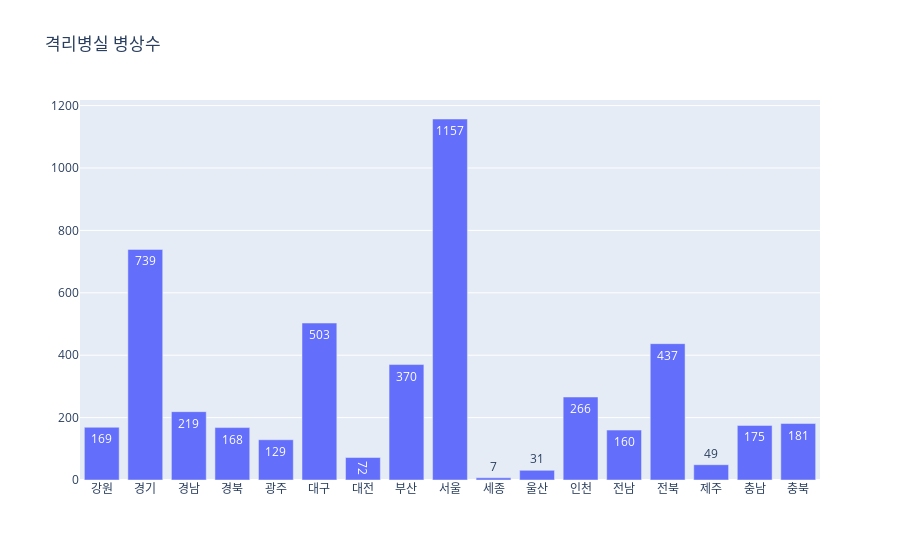
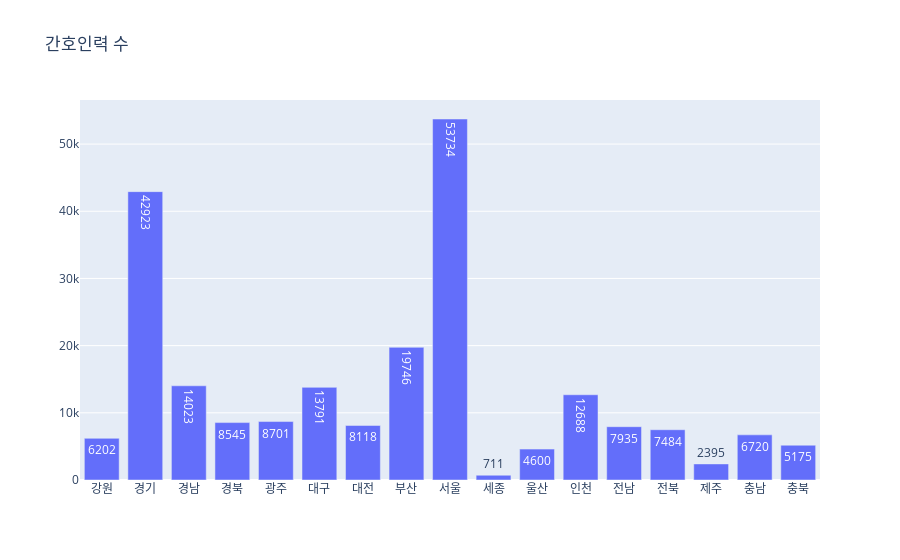
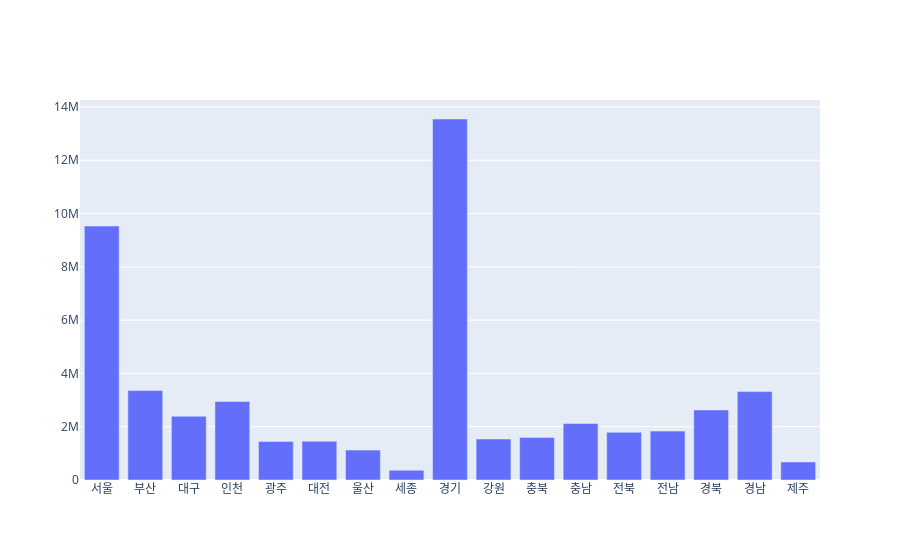

Write notebook code for charts like these, in order.
### Code cell
fig_isolated = go.Figure(data=[
    go.Bar(x=df_isolated.index, y=df_isolated['격리병실 병상수'], name='격리병실 병상수', text=df_isolated['격리병실 병상수'])
])
fig_isolated.update_layout(title_text='격리병실 병상수')

fig_nurse = go.Figure(data=[
    go.Bar(x=df_nurse.index, y=df_nurse['합계'], name='간호인력 수', text=df_nurse['합계'])
])
fig_nurse.update_layout(title_text='간호인력 수')

fig_population = go.Figure(data=[
    go.Bar(x=df_population.index, y=df_population['총인구수'], text=df_)
])

fig_isolated.show()
fig_nurse.show()
fig_population.show()

### Figure 1 — Plotly figure (JSON) as saved in the notebook; plotly's stock layout.template omitted (floating-point values rounded to 4 significant figures)
{"data": [{"name": "격리병실 병상수", "text": [169, 739, 219, 168, 129, 503, 72, 370, 1157, 7, 31, 266, 160, 437, 49, 175, 181], "type": "bar", "x": ["강원", "경기", "경남", "경북", "광주", "대구", "대전", "부산", "서울", "세종", "울산", "인천", "전남", "전북", "제주", "충남", "충북"], "y": [169, 739, 219, 168, 129, 503, 72, 370, 1157, 7, 31, 266, 160, 437, 49, 175, 181]}], "layout": {"title": {"text": "격리병실 병상수"}}}

### Figure 2 — Plotly figure (JSON) as saved in the notebook; plotly's stock layout.template omitted (floating-point values rounded to 4 significant figures)
{"data": [{"name": "간호인력 수", "text": [6202, 42923, 14023, 8545, 8701, 13791, 8118, 19746, 53734, 711, 4600, 12688, 7935, 7484, 2395, 6720, 5175], "type": "bar", "x": ["강원", "경기", "경남", "경북", "광주", "대구", "대전", "부산", "서울", "세종", "울산", "인천", "전남", "전북", "제주", "충남", "충북"], "y": [6202, 42923, 14023, 8545, 8701, 13791, 8118, 19746, 53734, 711, 4600, 12688, 7935, 7484, 2395, 6720, 5175]}], "layout": {"title": {"text": "간호인력 수"}}}

### Figure 3 — Plotly figure (JSON) as saved in the notebook; plotly's stock layout.template omitted (floating-point values rounded to 4 significant figures)
{"data": [{"type": "bar", "x": ["서울", "부산", "대구", "인천", "광주", "대전", "울산", "세종", "경기", "강원", "충북", "충남", "전북", "전남", "경북", "경남", "제주"], "y": [9532428, 3356311, 2390721, 2945009, 1442454, 1454228, 1122566, 368276, 13549577, 1537717, 1596948, 2118977, 1789770, 1834653, 2627925, 3318161, 676569]}], "layout": {}}
